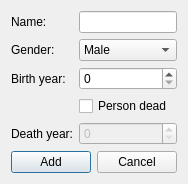
<?xml version="1.0" encoding="UTF-8"?>
<ui version="4.0">
 <class>AddPersonDialog</class>
 <widget class="QDialog" name="AddPersonDialog">
  <property name="geometry">
   <rect>
    <x>0</x>
    <y>0</y>
    <width>183</width>
    <height>168</height>
   </rect>
  </property>
  <property name="sizePolicy">
   <sizepolicy hsizetype="Fixed" vsizetype="Fixed">
    <horstretch>0</horstretch>
    <verstretch>0</verstretch>
   </sizepolicy>
  </property>
  <property name="minimumSize">
   <size>
    <width>0</width>
    <height>0</height>
   </size>
  </property>
  <property name="maximumSize">
   <size>
    <width>174444</width>
    <height>174444</height>
   </size>
  </property>
  <property name="windowTitle">
   <string>Dialog</string>
  </property>
  <layout class="QGridLayout" name="gridLayout_3">
   <item row="0" column="0">
    <layout class="QVBoxLayout" name="verticalLayout_3">
     <item>
      <layout class="QGridLayout" name="gridLayout">
       <item row="1" column="0">
        <widget class="QLabel" name="label_2">
         <property name="text">
          <string>Gender:</string>
         </property>
         <property name="alignment">
          <set>Qt::AlignLeading|Qt::AlignLeft|Qt::AlignVCenter</set>
         </property>
        </widget>
       </item>
       <item row="0" column="0">
        <widget class="QLabel" name="label">
         <property name="text">
          <string>Name:</string>
         </property>
         <property name="alignment">
          <set>Qt::AlignLeading|Qt::AlignLeft|Qt::AlignVCenter</set>
         </property>
        </widget>
       </item>
       <item row="3" column="3">
        <widget class="QCheckBox" name="personDeadBox">
         <property name="text">
          <string>Person dead</string>
         </property>
        </widget>
       </item>
       <item row="0" column="3">
        <widget class="QLineEdit" name="nameBox"/>
       </item>
       <item row="2" column="0">
        <widget class="QLabel" name="label_3">
         <property name="text">
          <string>Birth year:</string>
         </property>
         <property name="alignment">
          <set>Qt::AlignLeading|Qt::AlignLeft|Qt::AlignVCenter</set>
         </property>
        </widget>
       </item>
       <item row="4" column="0">
        <widget class="QLabel" name="label_4">
         <property name="text">
          <string>Death year:</string>
         </property>
         <property name="alignment">
          <set>Qt::AlignLeading|Qt::AlignLeft|Qt::AlignVCenter</set>
         </property>
        </widget>
       </item>
       <item row="1" column="3">
        <widget class="QComboBox" name="genderBox">
         <item>
          <property name="text">
           <string>Male</string>
          </property>
         </item>
         <item>
          <property name="text">
           <string>Female</string>
          </property>
         </item>
        </widget>
       </item>
       <item row="2" column="3">
        <widget class="QSpinBox" name="birthYearBox"/>
       </item>
       <item row="4" column="3">
        <widget class="QSpinBox" name="deathYearBox">
         <property name="enabled">
          <bool>false</bool>
         </property>
        </widget>
       </item>
      </layout>
     </item>
     <item>
      <layout class="QHBoxLayout" name="horizontalLayout_3">
       <item>
        <widget class="QPushButton" name="addButton">
         <property name="text">
          <string>Add</string>
         </property>
        </widget>
       </item>
       <item>
        <widget class="QPushButton" name="cancelButton">
         <property name="text">
          <string>Cancel</string>
         </property>
        </widget>
       </item>
      </layout>
     </item>
    </layout>
   </item>
  </layout>
 </widget>
 <resources/>
 <connections/>
</ui>
